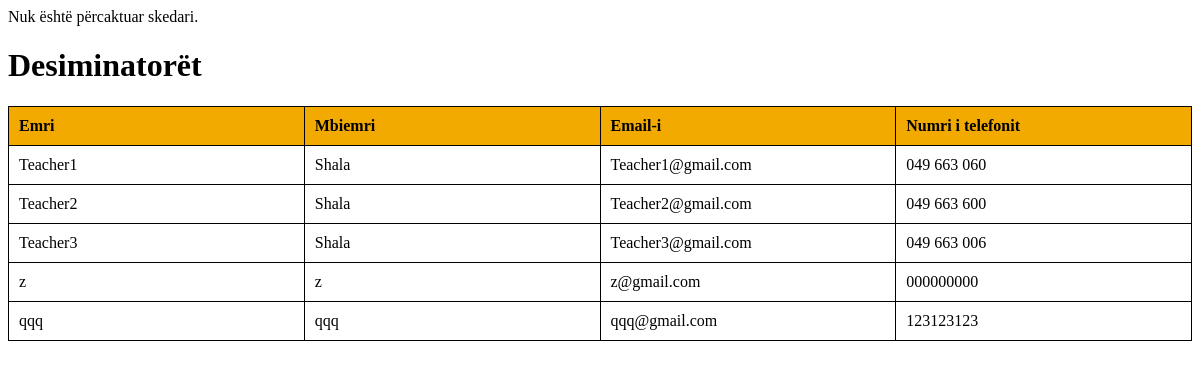
Page /backend/desiminatoret.php (signed in) on the committed database.
### tables this page shows
CREATE TABLE `desiminatoret` (
  `id` int(11) NOT NULL,
  `emri` varchar(50) NOT NULL,
  `mbiemri` varchar(50) NOT NULL,
  `email` varchar(100) NOT NULL,
  `numri_telefonit` varchar(20) NOT NULL,
  `qyteti_rajoni` varchar(50) DEFAULT NULL,
  `password` varchar(255) NOT NULL
);

### backend/desiminatoret.php (the view, shortened to what this page needs)
<?php
include 'db.php';
$sql = "SELECT * FROM desiminatoret";
$stmt = $conn->prepare($sql);
$stmt->execute();
$desiminatoret = $stmt->fetchAll(PDO::FETCH_ASSOC);
?>
<!DOCTYPE html>
<html lang="sq">
<head>
</head>
<body>
    <h1>Desiminatorët</h1>
    <table>
        <tr>
            <th>Emri</th>
            <th>Mbiemri</th>
            <th>Email-i</th>
            <th>Numri i telefonit</th>
        </tr>
        <?php foreach ($desiminatoret as $desiminatori): ?>
        <tr>
            <td><?= htmlspecialchars($desiminatori['emri']) ?></td>
            <td><?= htmlspecialchars($desiminatori['mbiemri']) ?></td>
            <td><?= htmlspecialchars($desiminatori['email']) ?></td>
            <td><?= htmlspecialchars($desiminatori['numri_telefonit']) ?></td>
        </tr>
        <?php endforeach; ?>
    </table>
</body>
</html>

### backend/desiminatoret.php (style rules this page uses)
table { width: 100%; border-collapse: collapse; table-layout: fixed; }
table, th, td { border: 1px solid black; }
th, td { padding: 10px; text-align: left; word-wrap: break-word; }
th { background-color: #f2a900; }

### rows in the picture
desiminatoret: emri "Teacher1", mbiemri "Shala", email "Teacher1@gmail.com", numri_telefonit "049 663 060"
desiminatoret: emri "Teacher2", mbiemri "Shala", email "Teacher2@gmail.com", numri_telefonit "049 663 600"
desiminatoret: emri "Teacher3", mbiemri "Shala", email "Teacher3@gmail.com", numri_telefonit "049 663 006"
desiminatoret: emri "z", mbiemri "z", email "z@gmail.com", numri_telefonit "000000000"
desiminatoret: emri "qqq", mbiemri "qqq", email "qqq@gmail.com", numri_telefonit "123123123"
